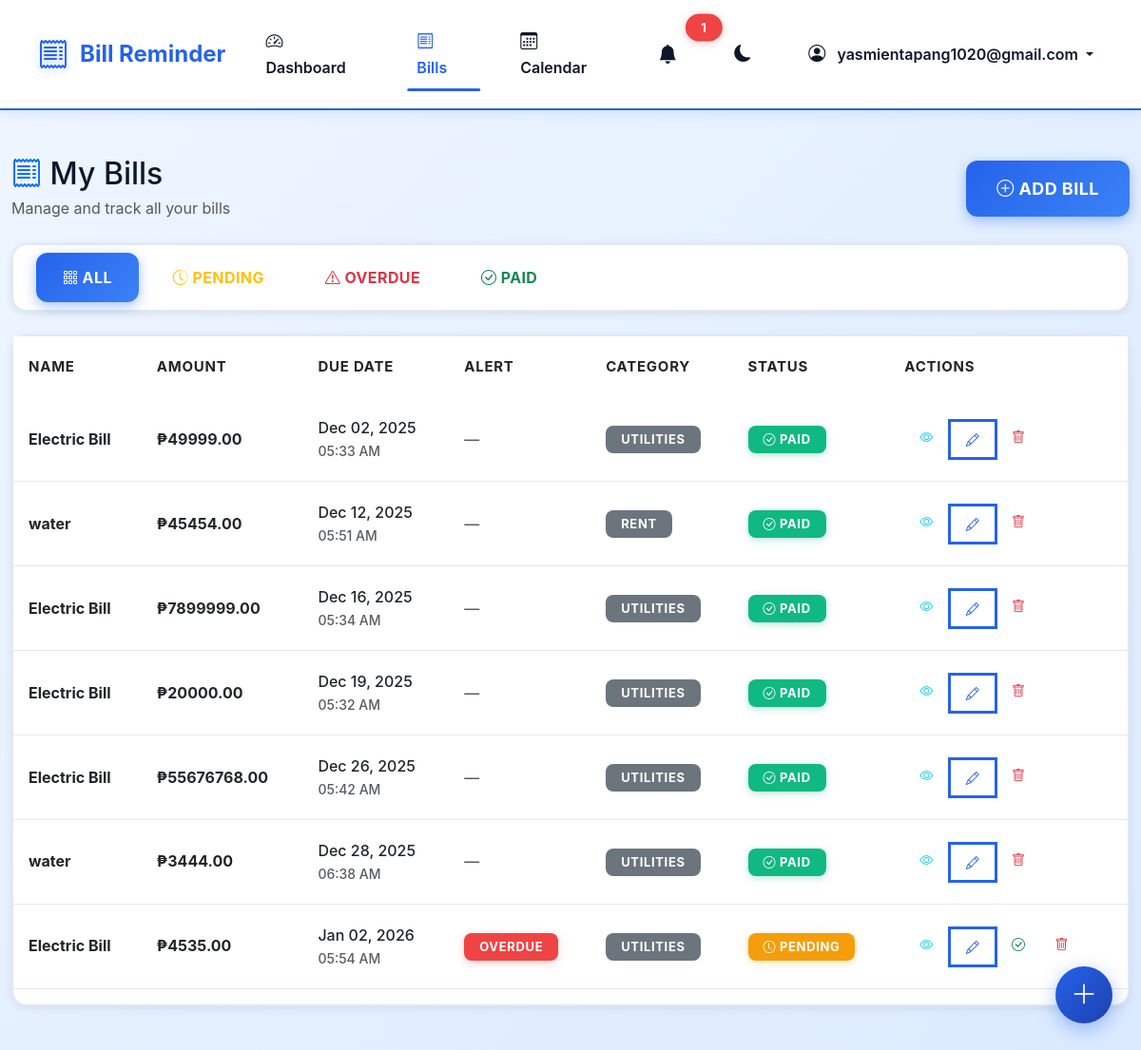
The page /bills/ (signed in) on the database its author committed.
### security_management/models.py (models this page shows, shortened)
class CustomUser(AbstractUser):
    email = models.EmailField(unique=True)
    phone_number = models.CharField(max_length=15, blank=True, null=True)
    profile_picture = models.ImageField(upload_to='profile_pics/', blank=True, null=True)  # Uses Cloudinary via DEFAULT_FILE_STORAGE
    date_of_birth = models.DateField(blank=True, null=True)
    created_at = models.DateTimeField(default=timezone.now)
    updated_at = models.DateTimeField(auto_now=True)
    is_email_verified = models.BooleanField(default=False)
    email_notifications = models.BooleanField(default=True)
    sms_notifications = models.BooleanField(default=False)
    class Meta:
        verbose_name = 'User'
        verbose_name_plural = 'Users'
        ordering = ['-created_at']

### bills/models.py (models this page shows, shortened)
class Bill(models.Model):
    STATUS_CHOICES = [
        ('pending', 'Pending'),
        ('paid', 'Paid'),
    ]
    CATEGORY_CHOICES = [
        ('utilities', 'Utilities'),
        ('electricity', 'Electricity'),
        ('water', 'Water'),
        ('internet', 'Internet'),
        ('rent', 'Rent'),
        ('insurance', 'Insurance'),
        ('subscription', 'Subscription'),
        ('phone', 'Phone'),
        ('transportation', 'Transportation'),
        ('food', 'Food & Grocery'),
        ('healthcare', 'Healthcare'),
        ('education', 'Education'),
        ('entertainment', 'Entertainment'),
        ('other', 'Other'),
    ]
    CATEGORY_ICONS = {
        'utilities': 'bi-lightning-charge-fill',
        'electricity': 'bi-lightning-fill',
        'water': 'bi-droplet-fill',
        'internet': 'bi-wifi',
        'rent': 'bi-house-fill',
        'insurance': 'bi-shield-fill-check',
        'subscription': 'bi-calendar-check-fill',
        'phone': 'bi-phone-fill',
        'transportation': 'bi-car-front-fill',
        'food': 'bi-cart-fill',
        'healthcare': 'bi-heart-pulse-fill',
        'education': 'bi-mortarboard-fill',
        'entertainment': 'bi-controller',
        'other': 'bi-file-earmark-text-fill',
    }
    CATEGORY_COLORS = {
        'utilities': '#f59e0b',
        'electricity': '#eab308',
        'water': '#0ea5e9',
        'internet': '#8b5cf6',
        'rent': '#10b981',
        'insurance': '#3b82f6',
        'subscription': '#ec4899',
        'phone': '#6366f1',
        'transportation': '#f97316',
        'food': '#22c55e',
        'healthcare': '#ef4444',
        'education': '#14b8a6',
        'entertainment': '#a855f7',
        'other': '#64748b',
    }
    RECURRENCE_CHOICES = [
        ('none', 'One-time'),
        ('weekly', 'Weekly'),
        ('monthly', 'Monthly'),
        ('yearly', 'Yearly'),
    ]
    user = models.ForeignKey(settings.AUTH_USER_MODEL, on_delete=models.CASCADE)
    name = models.CharField(max_length=200)
    amount = models.DecimalField(max_digits=10, decimal_places=2)
    due_date = models.DateTimeField()
    status = models.CharField(max_length=20, choices=STATUS_CHOICES, default='pending')
    category = models.CharField(max_length=50, choices=CATEGORY_CHOICES, default='other', blank=True)
    notes = models.TextField(blank=True, null=True)
    recurring = models.BooleanField(default=False)
    recurrence_frequency = models.CharField(max_length=20, choices=RECURRENCE_CHOICES, default='none')
    payment_method = models.ForeignKey(PaymentMethod, on_delete=models.SET_NULL, null=True, blank=True)
    receipt_image = models.ImageField(upload_to='receipts/', blank=True, null=True)  # Uses Cloudinary via DEFAULT_FILE_STORAGE
    payment_date = models.DateTimeField(null=True, blank=True)
    reminder_sent = models.BooleanField(default=False)
    last_reminder_date = models.DateTimeField(null=True, blank=True)
    created_at = models.DateTimeField(auto_now_add=True)
    updated_at = models.DateTimeField(auto_now=True)
    class Meta:
        ordering = ['due_date']
        verbose_name = 'Bill'
        verbose_name_plural = 'Bills'
    @property
    def is_overdue(self):
        if self.status == 'pending' and self.due_date:
            return self.due_date.date() < timezone.now().date()
        return False
    @property
    def is_due_soon(self):
        if self.status == 'pending' and self.due_date:
            now = timezone.now()
            three_days_later = now + timedelta(days=3)
            return now <= self.due_date <= three_days_later
        return False

### bills/views.py (the view)
# urls.py: path('bills/', views.bills_list, name='bills-list'),
@login_required
def bills_list(request):
    status_filter = request.GET.get('status', None)
    bills = Bill.objects.filter(user=request.user)
    if status_filter == 'pending':
        bills = bills.filter(status='pending')
    elif status_filter == 'paid':
        bills = bills.filter(status='paid')
    elif status_filter == 'overdue':
        now = timezone.now()
        bills = bills.filter(status='pending', due_date__lt=now)
    bills = bills.order_by('due_date')
    pending_bills = Bill.objects.filter(user=request.user, status='pending')
    paid_bills = Bill.objects.filter(user=request.user, status='paid')
    context = {
        'bills': bills,
        'pending_bills': pending_bills,
        'paid_bills': paid_bills,
        'status_filter': status_filter,
    }
    return render(request, 'bills/bill_list.html', context)

### bills/templates/bills/bill_list.html (shortened to what this page needs)
{% extends 'base.html' %}
{% block content %}
<div class="container py-4">
    <div class="d-flex justify-content-between align-items-center mb-4">
        <div>
            <h2 class="mb-1"><i class="bi bi-receipt text-primary"></i> My Bills</h2>
            <p class="text-muted mb-0">Manage and track all your bills</p>
        </div>
        <a href="{% url 'bill-create' %}" class="btn btn-primary btn-lg">
            <i class="bi bi-plus-circle"></i> Add Bill
        </a>
    </div>
    <div class="card mb-4">
        <div class="card-body py-2">
            <div class="d-flex flex-wrap gap-2">
                <a href="{% url 'bills-list' %}"
                    class="btn {% if not status_filter %}btn-primary{% else %}btn-outline-secondary{% endif %}">
                    <i class="bi bi-grid-3x3-gap"></i> All
                </a>
                <a href="{% url 'bills-list' %}?status=pending"
                    class="btn {% if status_filter == 'pending' %}btn-warning{% else %}btn-outline-warning{% endif %}">
                    <i class="bi bi-clock-history"></i> Pending
                </a>
                <a href="{% url 'bills-list' %}?status=overdue"
                    class="btn {% if status_filter == 'overdue' %}btn-danger{% else %}btn-outline-danger{% endif %}">
                    <i class="bi bi-exclamation-triangle"></i> Overdue
                </a>
                <a href="{% url 'bills-list' %}?status=paid"
                    class="btn {% if status_filter == 'paid' %}btn-success{% else %}btn-outline-success{% endif %}">
                    <i class="bi bi-check-circle"></i> Paid
                </a>
            </div>
        </div>
    </div>
    <div class="card">
        <div class="card-body p-0">
            {% if bills %}
            <div class="table-responsive">
                <table class="table table-hover">
                    <thead>
                        <tr>
                            <th>Name</th>
                            <th>Amount</th>
                            <th>Due Date</th>
                            <th>Alert</th>
                            <th>Category</th>
                            <th>Status</th>
                            <th>Actions</th>
                        </tr>
                    </thead>
                    <tbody>
                        {% for bill in bills %}
                        <tr>
                            <td>
                                <strong>{{ bill.name }}</strong>
                            </td>
                            <td><strong>₱{{ bill.amount }}</strong></td>
                            <td>
                                {{ bill.due_date|date:"M d, Y" }}
                                <small class="text-muted d-block">{{ bill.due_date|date:"h:i A" }}</small>
                            </td>
                            <td>
                                {% if bill.is_overdue %}
                                <span class="badge bg-danger">Overdue</span>
                                {% elif bill.is_due_soon %}
                                <span class="badge bg-warning">Due Soon</span>
                                {% else %}
                                <span class="text-muted">—</span>
                                {% endif %}
                            </td>
                            <td>
                                <span class="badge bg-secondary">{{ bill.get_category_display }}</span>
                            </td>
                            <td>
                                {% if bill.status == 'paid' %}
                                <span class="badge bg-success">
                                    <i class="bi bi-check-circle"></i> Paid
                                </span>
                                {% else %}
                                <span class="badge bg-warning">
                                    <i class="bi bi-clock"></i> Pending
                                </span>
                                {% endif %}
                            </td>
                            <td>
                                <div class="btn-group" role="group">
                                    <a href="{% url 'bill-detail' bill.pk %}" class="btn btn-sm btn-outline-info"
                                        title="View">
                                        <i class="bi bi-eye"></i>
                                    </a>
                                    <a href="{% url 'bill-update' bill.pk %}" class="btn btn-sm btn-outline-primary"
                                        title="Edit">
                                        <i class="bi bi-pencil"></i>
                                    </a>
                                    {% if bill.status == 'pending' %}
                                    <a href="{% url 'bill-pay' bill.pk %}" class="btn btn-sm btn-outline-success"
                                        title="Mark as Paid">
                                        <i class="bi bi-check-circle"></i>
                                    </a>
                                    {% endif %}
                                    <a href="{% url 'bill-delete' bill.pk %}" class="btn btn-sm btn-outline-danger"
                                        title="Delete">
                                        <i class="bi bi-trash"></i>
                                    </a>
                                </div>
                            </td>
                        </tr>
                        {% endfor %}
                    </tbody>
                </table>
            </div>
            {% endif %}
        </div>
    </div>
</div>
{% endblock %}

### bills/templates/base.html (shortened to what this page needs)
<!DOCTYPE html>
<html lang="en" data-theme="light">
<head>
    <link href="https://cdn.jsdelivr.net/npm/bootstrap@5.3.0/dist/css/bootstrap.min.css" rel="stylesheet">
    <link rel="stylesheet" href="https://cdn.jsdelivr.net/npm/bootstrap-icons@1.11.0/font/bootstrap-icons.css">
</head>
<body>
    <nav class="navbar navbar-expand-lg">
        <div class="container-fluid px-4">
            <span class="navbar-brand">
                <i class="bi bi-receipt"></i>
                <span>Bill Reminder</span>
            </span>
            <div class="collapse navbar-collapse" id="navbarNav">
                <ul class="navbar-nav ms-auto align-items-center">
                    {% if user.is_authenticated %}
                    <li class="nav-item">
                        <a class="nav-link {% if request.path == '/' %}active fw-bold{% endif %}"
                            href="{% url 'dashboard' %}">
                            <i class="bi bi-speedometer2"></i> Dashboard
                        </a>
                    </li>
                    <li class="nav-item">
                        <a class="nav-link {% if '/bills/' in request.path and '/bills/create' not in request.path %}active fw-bold{% endif %}"
                            href="{% url 'bills-list' %}">
                            <i class="bi bi-receipt"></i> Bills
                        </a>
                    </li>
                    <li class="nav-item">
                        <a class="nav-link {% if '/calendar/' in request.path %}active fw-bold{% endif %}"
                            href="{% url 'calendar' %}">
                            <i class="bi bi-calendar3"></i> Calendar
                        </a>
                    </li>
                    <li class="nav-item dropdown">
                        <a class="nav-link position-relative" href="#" id="notificationDropdown" role="button"
                            data-bs-toggle="dropdown" aria-expanded="false">
                            <i class="bi bi-bell-fill fs-5"></i>
                            <span
                                class="notification-badge position-absolute top-0 start-100 translate-middle badge rounded-pill bg-danger"
                                id="notificationCount" style="display: none;">
                            </span>
                        </a>
                    </li>
                    <li class="nav-item">
                        <a class="nav-link" href="#" onclick="toggleDarkMode(); return false;" title="Toggle Dark Mode">
                            <i class="bi bi-moon-fill fs-5" id="themeIcon"></i>
                        </a>
                    </li>
                    <li class="nav-item dropdown">
                        <a class="nav-link dropdown-toggle" href="#" id="navbarDropdown" role="button"
                            data-bs-toggle="dropdown">
                            <i class="bi bi-person-circle"></i> {{ user.email|default:user.username }}
                        </a>
                    </li>
                    {% else %}
                    <li class="nav-item">
                        <a class="nav-link" href="/login/">
                            <i class="bi bi-box-arrow-in-right"></i> Login
                        </a>
                    </li>
                    {% endif %}
                </ul>
            </div>
        </div>
    </nav>
    <main class="py-4">
        {% block content %}{% endblock %}
    </main>
    {% if user.is_authenticated %}
    <a href="{% url 'bill-create' %}" class="fab-add-bill" title="Add New Bill">
        <i class="bi bi-plus-lg"></i>
    </a>
    {% endif %}
</body>
</html>

### rows shown on the page
CustomUser: email "yasmientapang1020@gmail.com"
Bill: name "Electric Bill", amount "49999.00", due_date "Dec 02, 2025", due_date "05:33 AM", category "UTILITIES", status "paid" (drawn)
Bill: name "water", amount "45454.00", due_date "Dec 12, 2025", due_date "05:51 AM", category "RENT", status "paid" (drawn)
Bill: name "Electric Bill", amount "7899999.00", due_date "Dec 16, 2025", due_date "05:34 AM", category "UTILITIES", status "paid" (drawn)
Bill: name "Electric Bill", amount "20000.00", due_date "Dec 19, 2025", due_date "05:32 AM", category "UTILITIES", status "paid" (drawn)
Bill: name "Electric Bill", amount "55676768.00", due_date "Dec 26, 2025", due_date "05:42 AM", category "UTILITIES", status "paid" (drawn)
Bill: name "water", amount "3444.00", due_date "Dec 28, 2025", due_date "06:38 AM", category "UTILITIES", status "paid" (drawn)
Bill: name "Electric Bill", amount "4535.00", due_date "Jan 02, 2026", due_date "05:54 AM", status "OVERDUE", category "UTILITIES"
